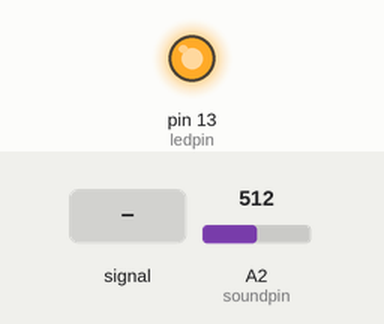
The sketch below on a simulated Arduino Uno, built with avr-gcc and run on an emulated ATmega328P. Parts: output pins drawn as LEDs (lit = HIGH). The test bench sets the inputs (shaded band); at power-on: A2 (soundpin) = 512.

Above: at 1.2 s.
1.3 s: A2 (soundpin) fed a 200 Hz sine of ±460 counts around its level
At 2.5 s:
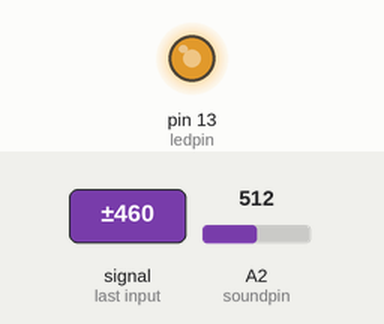
2.8 s: A2 (soundpin) set to 716
At 3.3 s:
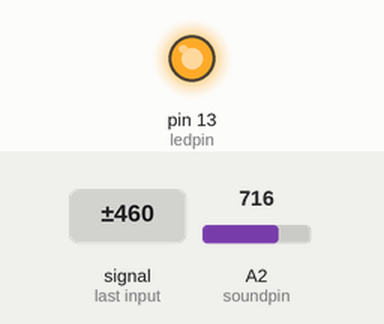
Timing chart, 0 to 5.8 s (numbered marks = the images above; inputs shaded):
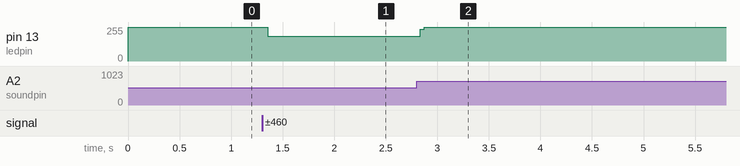

Measured:
- after the input at 1.3 s, pin 13 (ledpin): 255/255 → 187/255 after 0.05 s
- after the input at 2.8 s, pin 13 (ledpin): 187/255 → 255/255 at once

The sketch:

SOUND_SENSOR.ino
```cpp
const int ledpin=13;  // led pin and sound pin are not changed throughout the process
const int soundpin=A2;
const int threshold=200; // sets threshold for sound sensor
void setup () {
Serial.begin(9600);
pinMode(ledpin, OUTPUT);
pinMode(soundpin, INPUT);
}
void loop () {
  int soundsens=analogRead(soundpin); //read analog data from sensor
  if (soundsens>=threshold) {
    digitalWrite(ledpin, HIGH); // turns led on

  }
  else{
    digitalWrite(ledpin, LOW);
  }
}
```
